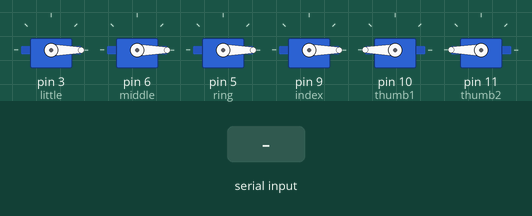
Simulated run of this sketch. Board: Arduino Uno, built with avr-gcc and run on an emulated ATmega328P. On the bench: 6 × servo. The test bench sets the inputs (shaded band).

Above: at 4.2 s.
4.3 s: "2" received over Serial
At 4.45 s:
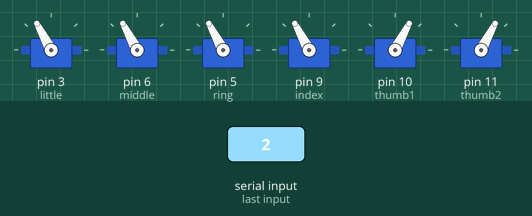
6.3 s: "1" received over Serial
At 6.45 s:
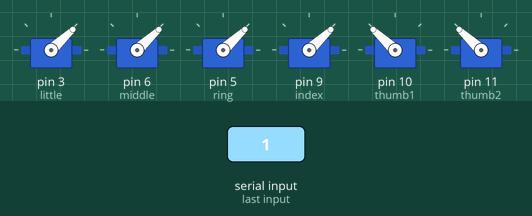
At 8.1 s:
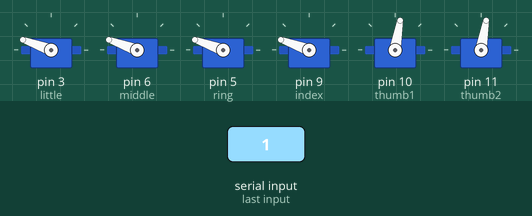
Timing chart, 0 to 9.6 s (numbered marks = the images above; inputs shaded):
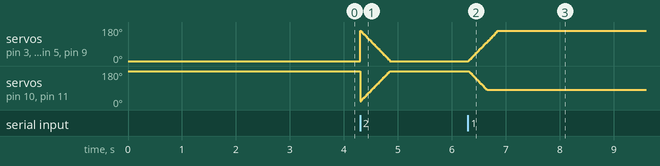

The sketch:

Control_with_Image_Processing.ino
```cpp
#include <Servo.h>
//pins  3      6     5     9     10     11
Servo little,middle,ring,index,thumb1,thumb2;
int pos = 0;
int delay1 = 3;
int incomingByte = 0;
int oldone =0;
void setup()
{
    little.attach(3);
    middle.attach(6);
    ring.attach(5);
    index.attach(9);
    thumb1.attach(10);
    thumb1.write(180);

    thumb2.attach(11);
    thumb2.write(180);
    little.write(0);
    middle.write(0);
    ring.write(0);
    index.write(0);
    Serial.begin(9600); // opens serial port, sets data rate to 9600 bps
    delay(3000);
}

void loop()
{

 if (Serial.available() > 0) {
  incomingByte = Serial.read();

    if (incomingByte == 50) {
    if (oldone != 50){
// Open hand
    for (pos = 160; pos >= 0; pos -= 1) {
      index.write(pos);
      middle.write(pos);
      ring.write(pos);
      little.write(pos);
      thumb1.write(180-pos);            // Close thumb
      thumb2.write(180-pos);              //Open thumb
    delay(delay1);
    }
         oldone = 50;

    }
    }
    if (incomingByte == 49) {
      if (oldone != 49) {
        // close hand
        for (pos = 0; pos <= 100; pos += 1) {
              index.write(pos);
              middle.write(pos);
              ring.write(pos);
              little.write(pos);
             thumb1.write(180-pos);          // Open Thumb
              thumb2.write(180-pos);     // Open Thumb
              delay(delay1);
          }

        for (pos = 100; pos <= 160; pos += 1) {
              index.write(pos);
              middle.write(pos);
              ring.write(pos);
              little.write(pos);
              delay(delay1);
          }
               oldone = 49;
              }

}
}
}
```

Measured:
- after the input at 6.3 s, servo on pin 3 (little), servo on pin 6 (middle), servo on pin 5 (ring), servo on pin 9 (index): moves from 0° to 160° over 0.54 s, starting at once; servo on pin 10 (thumb1), servo on pin 11 (thumb2): moves from 180° to 80° over 0.35 s, starting at once
